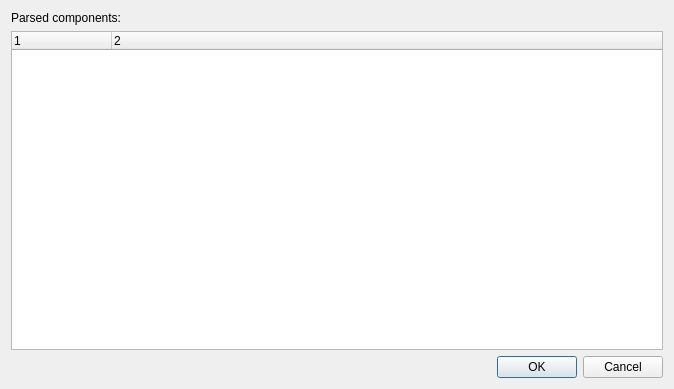
<?xml version="1.0" encoding="UTF-8"?>
<ui version="4.0">
 <class>ModelComponentSelectorDlg</class>
 <widget class="QWidget" name="ModelComponentSelectorDlg">
  <property name="geometry">
   <rect>
    <x>0</x>
    <y>0</y>
    <width>674</width>
    <height>389</height>
   </rect>
  </property>
  <layout class="QVBoxLayout" name="verticalLayout">
   <item>
    <widget class="QLabel" name="label">
     <property name="text">
      <string>Parsed components:</string>
     </property>
    </widget>
   </item>
   <item>
    <widget class="QTreeWidget" name="component_tree">
     <property name="columnCount">
      <number>2</number>
     </property>
     <column>
      <property name="text">
       <string notr="true">1</string>
      </property>
     </column>
     <column>
      <property name="text">
       <string notr="true">2</string>
      </property>
     </column>
    </widget>
   </item>
   <item>
    <widget class="QDialogButtonBox" name="buttonBox">
     <property name="standardButtons">
      <set>QDialogButtonBox::Cancel|QDialogButtonBox::Ok</set>
     </property>
    </widget>
   </item>
  </layout>
 </widget>
 <resources/>
 <connections/>
</ui>
